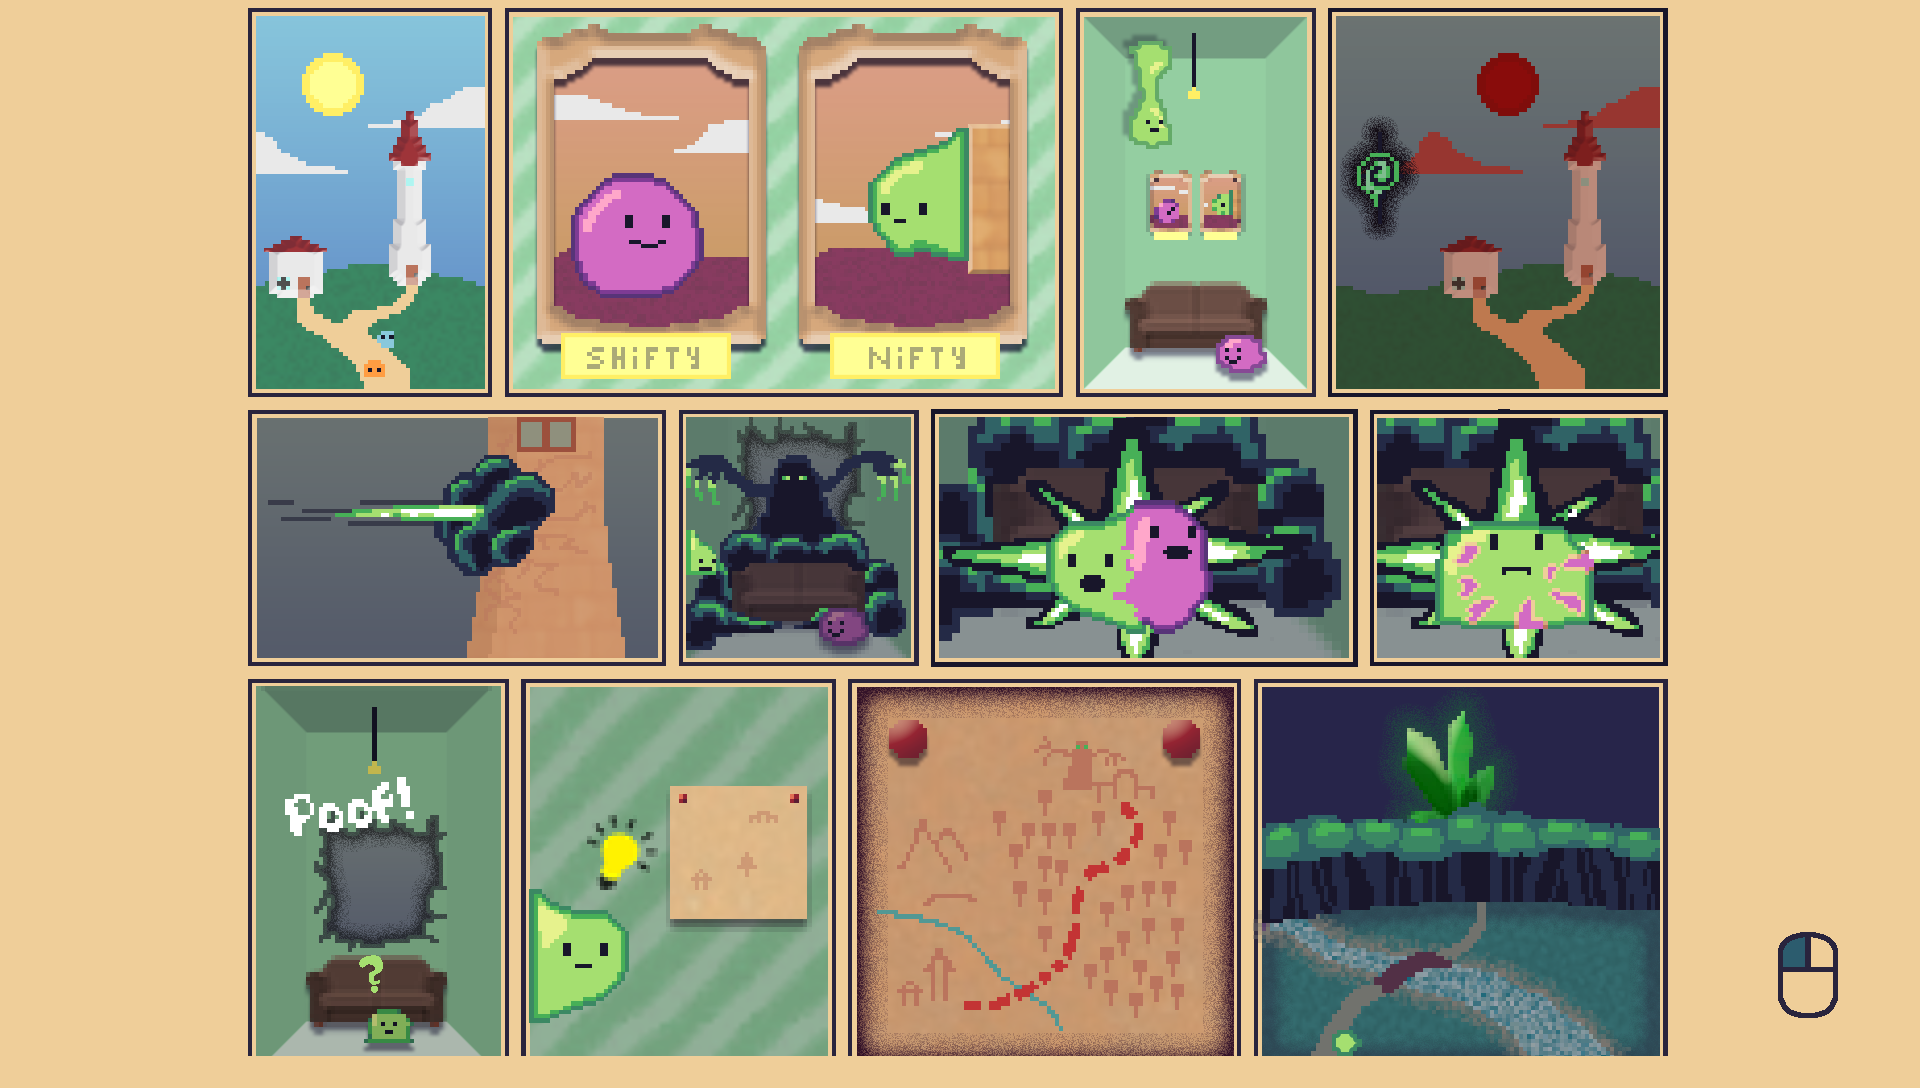

A level layout from a 2D game, rendered from its tile map. Below: a short description, then the map file with tile-grid data replaced by summaries:
An orthogonal 60x34 tile map with 32x32 px tiles, 2 tile layers (Tile Layer 1, mouse), 2 tilesets.

<map version="1.8" tiledversion="1.8.4" orientation="orthogonal" renderorder="right-down" width="60" height="34" tilewidth="32" tileheight="32" infinite="0" nextlayerid="3" nextobjectid="1">
 <tileset firstgid="1" name="Comic" tilewidth="32" tileheight="32" tilecount="1980" columns="60">
  <image source="Comic.png" width="1920" height="1080" />
 </tileset>
 <tileset firstgid="1981" name="mouse-1" tilewidth="32" tileheight="32" tilecount="9" columns="3">
  <image source="mouse-1.png" width="96" height="96" />
 </tileset>
 <layer id="1" name="Tile Layer 1" width="60" height="34">
  <data>[2040 cells, 2040 non-empty, 1980 distinct tile ids]</data>
 </layer>
 <layer id="2" name="mouse" width="60" height="34">
  <data>[2040 cells, 9 non-empty, 9 distinct tile ids]</data>
 </layer>
</map>
